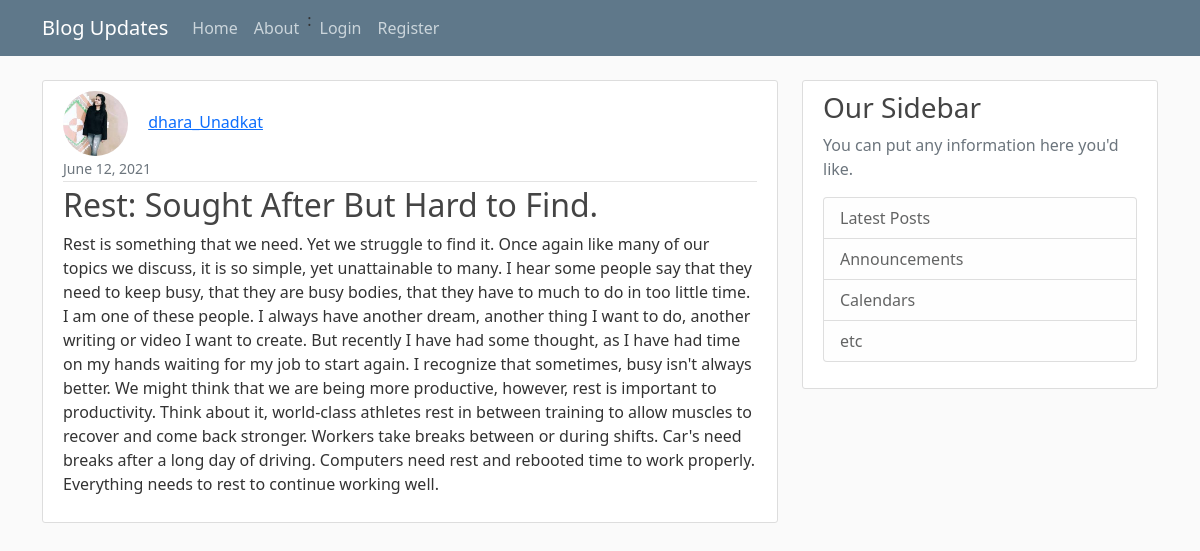
The app's page /post/14/ with its own data.
### blog/models.py (models this page shows, shortened)
class post(models.Model):
    title = models.CharField(max_length=100)
    content = models.CharField(max_length=3000, default="")
    date_posted = models.DateTimeField(default=timezone.now)
    author = models.ForeignKey(User, on_delete=models.CASCADE)

### users/models.py (models this page shows, shortened)
class Profile(models.Model):
    class Profile(models.Model):
        user = models.OneToOneField(User, on_delete=models.CASCADE)
        image = models.ImageField(default='default.jpg', upload_to='profile_pics')

### blog/views.py (the view)
# urls.py: path('post/<int:pk>/', PostDetailView.as_view(), name='post-detail'),
class PostDetailView(DetailView):
    model = post

### blog/templates/blog/post_detail.html (shortened to what this page needs)
{% extends 'blog/basic.html' %}
{% block content %}
    <article class="media content-section">
          <img class="rounded-circle article-img" src="{{ object.author.profile.image.url }}">
         <a class="mr-2" href="{% url 'user-posts' object.author.username %}">{{ object.author }}</a>
  <div class="media-body">
    <div class="article-metadata">
        <small class="text-muted">{{ object.date_posted| date:"F d, Y"}}</small>
    </div>
    <h2 class ="article-title" >{{ object.title }}</h2>
    <p class="article-content">{{ object.content }}</p>
  </div>
</article>
{%endblock%}

### blog/static/blog/main.css (style rules this page uses)
body { background: #fafafa; color: #333333; margin-top: 5rem; }
h1, h2, h3, h4, h5, h6 { color: #444444; }
.content-section { background: #ffffff; padding: 10px 20px; border: 1px solid #dddddd; border-radius: 3px; margin-bottom: 20px; }
.article-title { color: #444444; }
.article-content { white-space: pre-line; }
.article-img { height: 65px; width: 65px; margin-right: 16px; }
.article-metadata { padding-bottom: 1px; margin-bottom: 4px; border-bottom: 1px solid #e3e3e3 }

### records on screen
post: author.profile.image (picture), author "dhara_Unadkat", date_posted "June 12, 2021", title "Rest: Sought After But Hard to Find.", content "Rest is something that we need. Yet we struggle to find it. Once again like many of our topics we discuss, it is so simple, yet unattainable to many. I hear some people say that they need to keep busy, that they are busy bodies, that they have to much to do in too little time. I am one of these people. I always have another dream, another thing I want to do, another writing or video I want to create. But recently I have had some thought, as I have had time on my hands waiting for my job to start again. I recognize that sometimes, busy isn't always better. We might think that we are being more productive, however, rest is important to productivity. Think about it, world-class athletes rest…"
